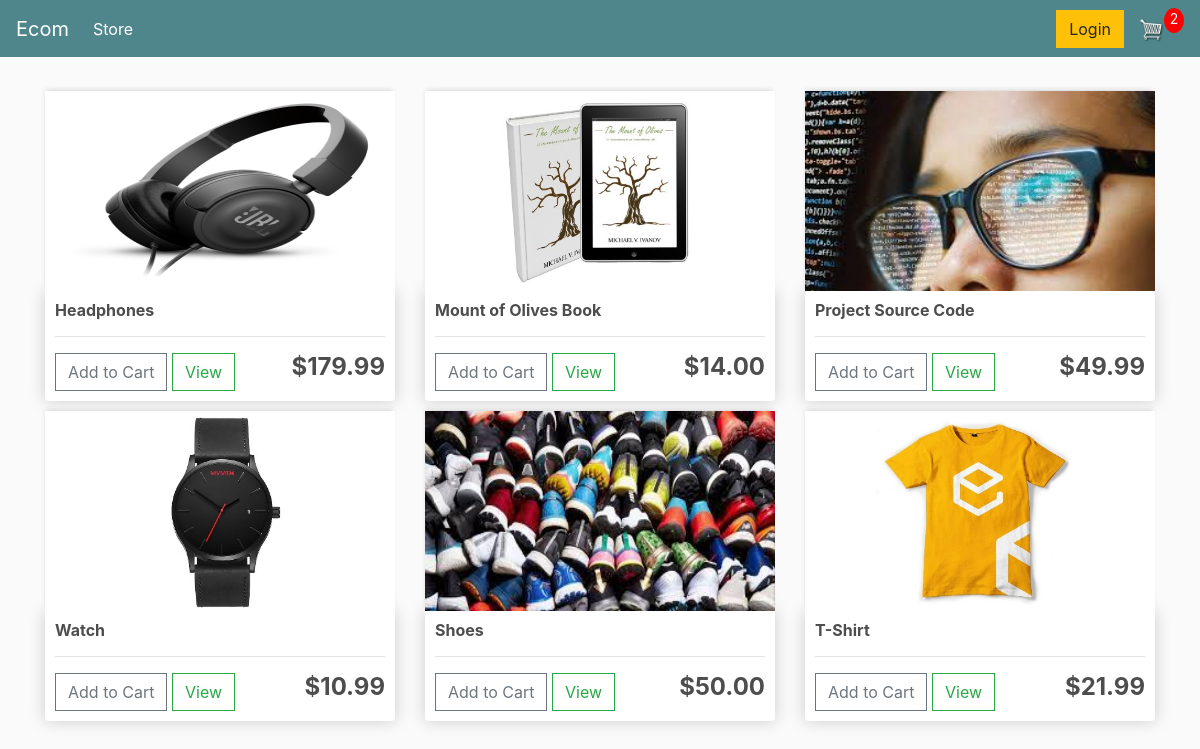
The app's page / (signed in) with its own data.
### store/models.py (models this page shows, shortened)
class Product(models.Model):
    name = models.CharField(max_length=200, null=True)
    price = models.DecimalField(max_digits=7, decimal_places=2)
    digital = models.BooleanField(default=False, null=True, blank=False)
    image = models. ImageField(null=True, blank=True)
    @property
    def imageURL(self):
        try:
            url = self.image.url
        except:
            url = ''
        return url

### store/views.py (the view)
# urls.py: path('', include('store.urls'))
def store(request):
    data = cartData(request)
    cartItems = data['cartItems']
    products = Product.objects.all()
    context = {'products':products, 'cartItems':cartItems}
    return render(request, 'store/store.html', context)

### store/models.py (called while the page is built)
    @property
    def get_cart_items(self):
        orderitems = self.orderitem_set.all()
        total = sum([item.quantity for item in orderitems])
        return total

### store/utils.py (called while the page is built)
def cartData(request):
    if request.user.is_authenticated:
        customer = request.user.customer
        order, created = Order.objects.get_or_create(Customer=customer, complete=False)
        items = order.orderitem_set.all()
        cartItems = order.get_cart_items
    else:
        cookieData = cookieCart(request)
        cartItems = cookieData['cartItems']
        order = cookieData['order']
        items = cookieData['items']
    return{'cartItems':cartItems, 'order':order, 'items':items}

### store/templates/store/store.html
{% extends 'store/main.html' %}
{% load static %}
{% block content %}
	<div class="row">
		{% for product in products %}
		<div class="col-lg-4">
			<img class="thumbnail" src="{{product.imageURL}}">
			<div class="box-element product">
				<h6><strong>{{product.name}}</strong></h6>
				<hr>
				<button data-product="{{product.id}}" data-action="add"
				class="btn btn-outline-secondary add-btn update-cart">Add to Cart</button>
				<a class="btn btn-outline-success" href="#">View</a>
				<h4 style="display: inline-block; float: right"><strong>${{product.price|floatformat:2}}</strong></h4>
			</div>
		</div>
		{% endfor %}
	</div>
{% endblock content %}

### static/css/main.css (style rules this page uses)
body { background-color: hsl(0, 0%, 98%); }
h1,h2,h3,h4,h5,h6 { color:hsl(0, 0%, 30%); }
.box-element { box-shadow:hsl(0, 0%, 80%) 0 0 16px; background-color: #fff; border-radius: 4px; padding: 10px; }
.thumbnail { width: 100%; height: 200px; -webkit-box-shadow: -1px -3px 5px -2px rgba(214,214,214,1); -moz-box-shadow: -1px -3px 5px -2px rgba(214,214,214,1); box-shadow: -1px -3px 5px -2px rgba(214,214,214,1); }
.product { border-radius: 0 0 4px 4px; }
.col-lg-4, .col-lg-6, .col-lg-8, .col-lg-12 { margin-top: 10px; }
.btn { border-radius: 0; }

### records on screen
Product: imageURL (picture), name "Headphones", price "179.99"
Product: imageURL (picture), name "Mount of Olives Book", price "14.00"
Product: imageURL (picture), name "Project Source Code", price "49.99"
Product: imageURL (picture), name "Watch", price "10.99"
Product: imageURL (picture), name "Shoes", price "50.00"
Product: imageURL (picture), name "T-Shirt", price "21.99"

### other values on screen
{{ cartItems }} "2"
